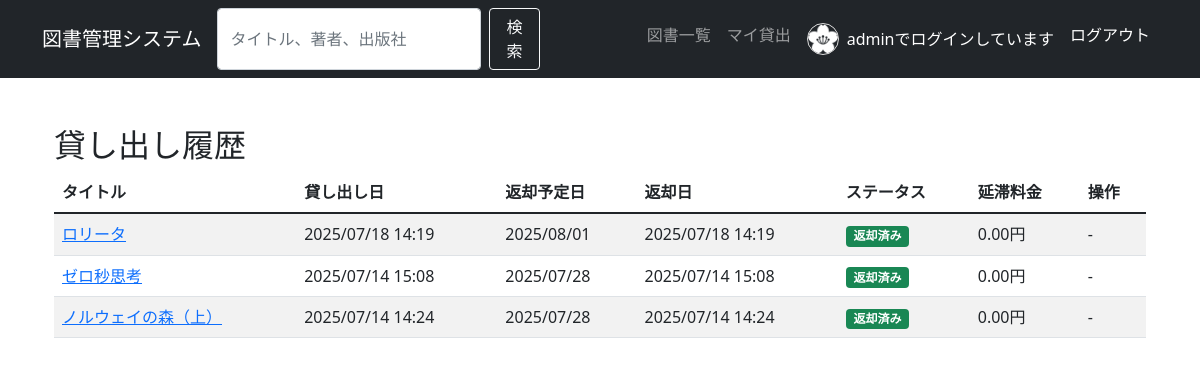
The app's page /my_rentals/ (signed in), older data.
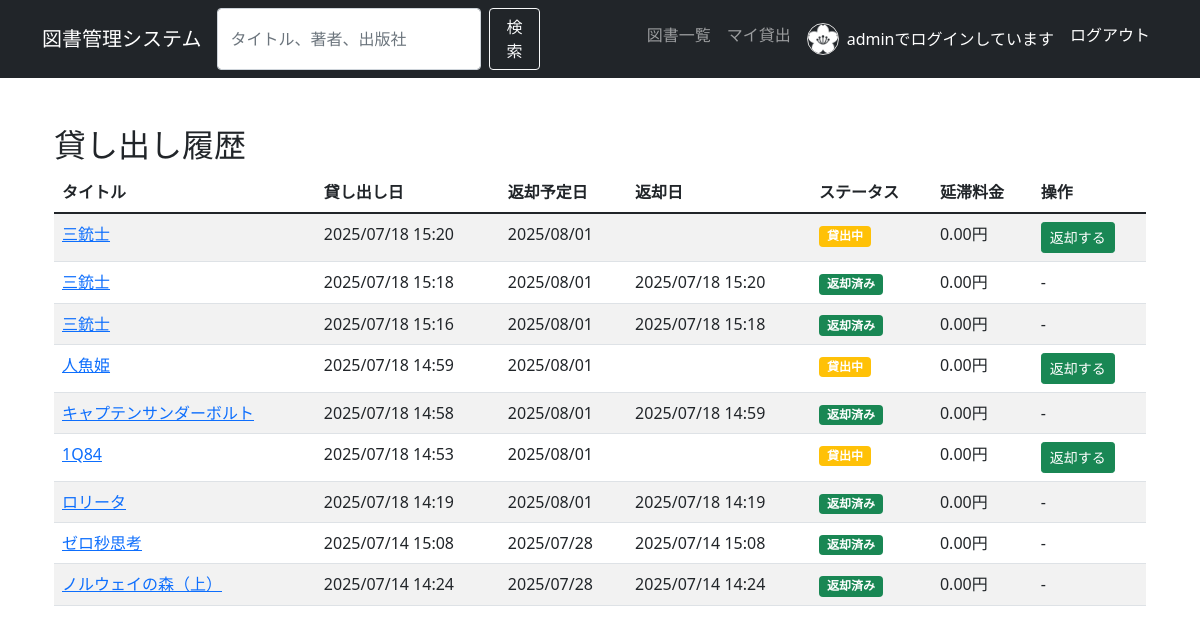
The same page, newer data.
### book_management/models.py (models this page shows, shortened)
class Member(models.Model):
    MEMBERSHIP_TYPE_CHOICES = [
        ('regular', '一般会員'),
        ('student', '学生会員'),
        ('staff', 'スタッフ'),
        ('premium', 'プレミアム会員'),
    ]
    member_id = models.AutoField(primary_key=True)
    user = models.OneToOneField(User, on_delete=models.CASCADE)
    phone_number = models.CharField(
        max_length=15,
        null=True,
        blank=True,
        help_text="電話番号（ハイフンなし）"
    )
    postal_code = models.CharField(
        max_length=8,
        null=True,
        blank=True,
        help_text="郵便番号"
    )
    address = models.TextField(
        null=True,
        blank=True,
        help_text="住所"
    )
    membership_type = models.CharField(
        max_length=20,
        choices=MEMBERSHIP_TYPE_CHOICES,
        default='regular'
    )
    membership_start_date = models.DateField(auto_now_add=True)
    membership_expity_date = models.DateField(null=True, blank=True)
    profile_image = models.ImageField(
        upload_to='member_profiles/',
        null=True,
        blank=True,
        help_text="プロフィール画像"
    )
    is_active = models.BooleanField(default=True)
    created_at = models.DateTimeField(auto_now_add=True)
    updated_at = models.DateTimeField(auto_now=True)

class Rental(models.Model):
    RENTAL_STATUS_CHOICES = [
        ('borrowed', '貸出中'),
        ('returned', '返却済み'),
        ('overdue', '延滞'),
    ]
    rental_id = models.AutoField(primary_key=True)
    book = models.ForeignKey(Book, on_delete=models.CASCADE)
    member = models.ForeignKey(Member, on_delete=models.CASCADE)
    rental_date = models.DateTimeField(auto_now_add=True)
    return_due_date = models.DateField()
    return_date = models.DateTimeField(null=True, blank=True)
    status = models.CharField(max_length=10, choices=RENTAL_STATUS_CHOICES, default='borrowed')
    fine_amount = models.DecimalField(max_digits=6, decimal_places=2, default=0.00)
    notes = models.TextField(null=True, blank=True)
    created_at = models.DateTimeField(auto_now_add=True)
    updated_at = models.DateTimeField(auto_now=True)

class Book(models.Model):
    book_id = models.AutoField(primary_key=True)
    isbn = models.CharField(max_length=13, unique=True, null=True,blank=True,help_text="ISBNコード（重複不可、空白不可）")
    title = models.CharField(max_length=200)
    author = models.CharField(max_length=100)
    publisher = models.CharField(max_length=200)
    publication_date = models.DateField()
    category = models.CharField(max_length=50, null=True, blank=True)
    cover_image = models.ImageField(
        upload_to='book_covers',
        null=True,
        blank=True,
        help_text="図書の表紙画像"
        )
    total_copies = models.PositiveIntegerField(default=1)
    available_copies = models.PositiveIntegerField(default=1)
    description = models.TextField(null=True, blank=True,help_text="図書の概要")
    average_rating = models.DecimalField(
        max_digits=3,
        decimal_places=2,
        default=0.00,
        help_text="平均評価"
    )
    review_count = models.PositiveIntegerField(default=0, help_text="レビュー数")
    created_at = models.DateTimeField(auto_now_add=True)
    updated_at = models.DateTimeField(auto_now=True)

### book_management/views.py (the view)
# urls.py: path('my_rentals/', views.my_rentals, name='my_rentals'),
@login_required
def my_rentals(request):
    try:
        member = Member.objects.get(user=request.user)
        rentals = Rental.objects.filter(member=member).order_by('-rental_date')
        context = {
            'rentals': rentals,
        }
        return render(request, 'book_management/my_rentals.html', context)
    except Member.DoesNotExist:
        messages.error(request, '会員登録が必要です。')
        return redirect('book_management:index') # ここを修正

### templates/book_management/my_rentals.html (shortened to what this page needs)
{% extends "base.html" %}
{% load django_bootstrap5 %}
{% block content %}
<div class="container mt-5">
    <h2 class="md-4">貸し出し履歴</h2>
    {% if rentals %}
        <div class="table-responsive">
            <table class="table table-striped table-hover">
                <thead>
                    <tr>
                        <th>タイトル</th>
                        <th>貸し出し日</th>
                        <th>返却予定日</th>
                        <th>返却日</th>
                        <th>ステータス</th>
                        <th>延滞料金</th>
                        <th>操作</th>
                    </tr>
                </thead>
                <tbody>
                    {% for rental in rentals %}
                    <tr>
                        <td>
                            <a href="{% url 'book_management:book_detail' rental.book.pk %}">
                                {{ rental.book.title }}
                            </a>
                        </td>
                        <td>{{ rental.rental_date|date:"Y/m/d H:i" }}</td>
                        <td>{{ rental.return_due_date|date:"Y/m/d" }}</td>
                        <td>
                            {% if rental.rental_date %}
                                {{ rental.return_date|date:"Y/m/d H:i" }}
                            {% else %}
                                -
                            {% endif %}
                        </td>
                        <td>
                            {% if rental.status == 'borrowed' %}
                                <span class="badge bg-warning">貸出中</span>
                            {% elif rental.status == 'returned' %}
                                <span class="badge bg-success">返却済み</span>
                            {% elif rental.status == 'overdue' %}
                                <span class="badge bg-danger">延滞</span>
                            {% else %}
                                {{ rental.get_status_display }}
                            {% endif %}
                        </td>
                        <td>{{ rental.fine_amount }}円</td>
                        <td>
                            {% if rental.status == 'borrowed' %}
                                <form action="{% url 'book_management:return_book' rental.book.pk %}" method="post" class="d-inline">
                                    <button type="submit" class="btn btn-success btn-sm">返却する</button>
                                </form>
                            {% else %}
                                -
                            {% endif %}
                        </td>
                    </tr>
                    {% endfor %}
                </tbody>
            </table>
        </div>
    {% else %}
        <div class="alert alert-info" role="alert">
            現在、貸出中の図書はありません。
        </div>
        <a href="{% url 'book_management:book_list' %}" class="btn btn-primary">図書一覧をみる</a>
    {% endif %}
</div>
{% endblock %}

### templates/base.html (shortened to what this page needs)
<!DOCTYPE html>
<html lang="ja">
<head>
    <link href="https://cdn.jsdelivr.net/npm/bootstrap@5.1.3/dist/css/bootstrap.min.css" rel="stylesheet">
</head>
<body>
    <nav class="navbar navbar-expand-lg navbar-dark bg-dark">
        <div class="container">
            <a class="navbar-brand" href="{% url 'book_management:index' %}">図書管理システム</a>
            <form class="d-flex" action="{% url 'book_management:search_books' %}" method="get">
                <input class="form-control me-2" type="search" placeholder="タイトル、著者、出版社" aria-label="Search" name="q" value="{{ request.GET.q|default:'' }}">
                <button class="btn btn-outline-light" type="submit">検索</button>
            </form>
            <div class="navbar-nav ms-auto">
                <a class="nav-link" href="{% url 'book_management:book_list' %}">図書一覧</a>
                {% if user.is_authenticated %}
                    <a class="nav-link" href="{% url 'book_management:my_rentals' %}">マイ貸出</a>
                    <span class="nav-link active d-flex align-items-center">
                        {% if user.member and user.member.profile_image %}
                            <img src="{{ user.member.profile_image.url }}" alt="{{ user.username }}のプロフィール画像" class="profile-icon">
                        {% else %}
                            <img src="/placeholder.svg?height=32&width=32&text=👤" alt="デフォルトアイコン" class="profile-icon">
                        {% endif %}
                        {{ user.username }}でログインしています
                    </span>
                    <a href="{% url 'logout' %}" class="nav-link active">ログアウト</a>
                {% else %}
                    <a href="{% url 'login' %}" class="nav-link active">ログイン</a>
                    <a href="{% url 'accounts:signup' %}" class="nav-link active">新規登録</a>
                {% endif %}
            </div>
        </div>
    </nav>
    <div class="container mt-4">
        {% block content %}
        {% endblock %}
    </div>
</body>
</html>

### templates/base.html (style rules this page uses)
span { color: white; }
.profile-icon { width: 32px; height: 32px; border-radius: 50%; object-fit: cover; margin-right: 8px; border: 1px solid #ddd; }

Row changes from the older to the newer data that the page shows:
added Rental: book "三銃士", rental_date "2025/07/18 15:20", return_due_date "2025/08/01", status "貸出中", fine_amount "0.00"
added Rental: book "三銃士", rental_date "2025/07/18 15:18", return_due_date "2025/08/01", return_date "2025/07/18 15:20", status "返却済み", fine_amount "0.00"
added Rental: book "三銃士", rental_date "2025/07/18 15:16", return_due_date "2025/08/01", return_date "2025/07/18 15:18", status "返却済み", fine_amount "0.00"
added Rental: book "人魚姫", rental_date "2025/07/18 14:59", return_due_date "2025/08/01", status "貸出中", fine_amount "0.00"
added Rental: book "キャプテンサンダーボルト", rental_date "2025/07/18 14:58", return_due_date "2025/08/01", return_date "2025/07/18 14:59", status "返却済み", fine_amount "0.00"
added Rental: book "1Q84", rental_date "2025/07/18 14:53", return_due_date "2025/08/01", status "貸出中", fine_amount "0.00"
